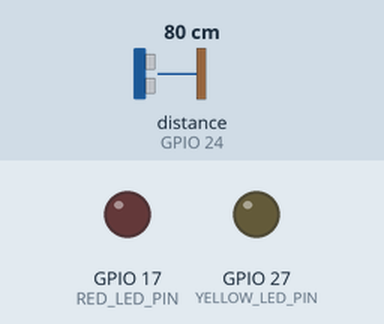
This program was run on a simulated Raspberry Pi (BCM pin numbers). Shown: output pins drawn as LEDs (lit = HIGH). Dashed ring = blinking. The test bench sets the inputs (shaded band); at power-on: distance to the obstacle (sensor on GPIO 24) 80 cm. The echo pulse lasts 58.3 µs per cm; threads take turns every 2 ms; the clock reads 2024-03-15 10:24:30 at power-on unless the program sets it; pins used as bus, display or sensor lines are not drawn.

Above: at 1.2 s.
1.3 s: distance to the obstacle (sensor on GPIO 24) set to 45 cm
2.8 s: distance to the obstacle (sensor on GPIO 24) set to 38 cm
At 3.9 s:
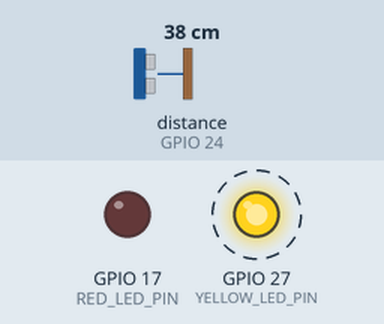
5.8 s: distance to the obstacle (sensor on GPIO 24) set to 28 cm
At 6.4 s:
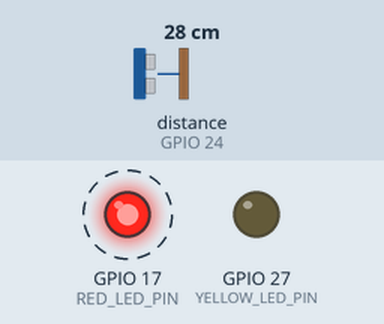
8.8 s: distance to the obstacle (sensor on GPIO 24) set to 2 cm
At 9.9 s:
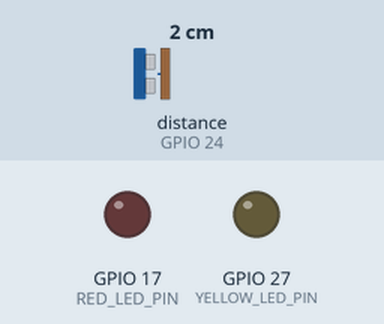
Timing chart, 0 to 11.3 s (numbered marks = the images above; inputs shaded):
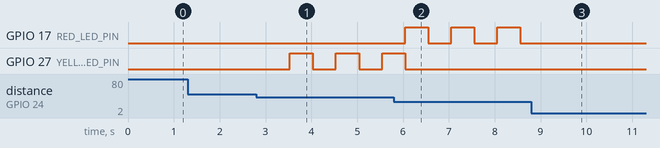

The program:

EX07-STH_MULTI.py
```python
# 7: Sistema d'Alertes amb Threading (Múltiples Fils)
# Crear un sistema d'alerta on es monitoritzen dos intervals de distància amb dos fils.
# Cada interval actua com una alerta independent: el primer fil activa un LED vermell per
# proximitats extremes, i el segon fil activa un LED groc per distàncies moderades.
# Solució en codi:
# Solució en codi Python
import RPi.GPIO as GPIO
import time
import threading

# Configuració de GPIO
GPIO.setmode(GPIO.BCM)
RED_LED_PIN = 17
YELLOW_LED_PIN = 27
TRIG = 23
ECHO = 24

GPIO.setup(TRIG, GPIO.OUT)
GPIO.setup(ECHO, GPIO.IN)
GPIO.setup(RED_LED_PIN, GPIO.OUT)
GPIO.setup(YELLOW_LED_PIN, GPIO.OUT)

def distance():
    GPIO.output(TRIG, True)
    time.sleep(0.00001)
    GPIO.output(TRIG, False)
    start, stop = time.time(), time.time()

    while GPIO.input(ECHO) == 0:
        start = time.time()
    while GPIO.input(ECHO) == 1:
        stop = time.time()

    return (stop - start) * 34300 / 2  # Distància en cm

def red_alert():
    while True:
        dist = distance()
        GPIO.output(RED_LED_PIN, dist < 5)  # Activa el LED vermell si està a menys de 5 cm
        time.sleep(0.5)

def yellow_alert():
    while True:
        dist = distance()
        GPIO.output(YELLOW_LED_PIN, 5 <= dist < 15)  # Activa el LED groc si està entre 5 i 15 cm
        time.sleep(0.5)

try:
    # Creació de dos fils per a les alertes
    red_thread = threading.Thread(target=red_alert)
    yellow_thread = threading.Thread(target=yellow_alert)

    red_thread.start()
    yellow_thread.start()

    red_thread.join()
    yellow_thread.join()

except KeyboardInterrupt:
    GPIO.cleanup()
```

Measured:
- the behaviour switches between 42 and 41 cm on distance to the obstacle (sensor on GPIO 24) (found by bisection; images 0 and 1)
- the behaviour switches between 32 and 31 cm on distance to the obstacle (sensor on GPIO 24) (found by bisection; images 1 and 2)
- after the input at 1.3 s, every drawn part: stays the same
- after the input at 2.8 s, GPIO 27 (YELLOW_LED_PIN): alternates HIGH for 0.50 s and LOW for 0.50 s, starting after 0.73 s
- after the input at 5.8 s, GPIO 17 (RED_LED_PIN): alternates HIGH for 0.50 s and LOW for 0.50 s, starting after 0.24 s; GPIO 27 (YELLOW_LED_PIN): goes on until 6.0 s, then stays LOW
- after the input at 8.8 s, GPIO 17 (RED_LED_PIN): stops changing and stays LOW
